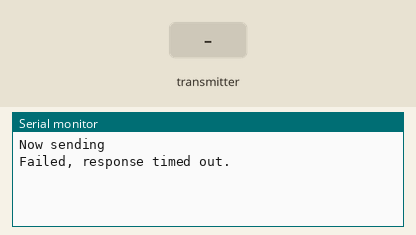
Recording of a sketch running on a simulated Arduino Uno, built with avr-gcc and run on an emulated ATmega328P. Parts: the last lines printed to the serial monitor. The test bench sets the inputs (shaded band). No radio packets arrive unless stated.

Above: at 1.2 s.
1.3 s: the transmitter starts sending response = 0
At 2.1 s:
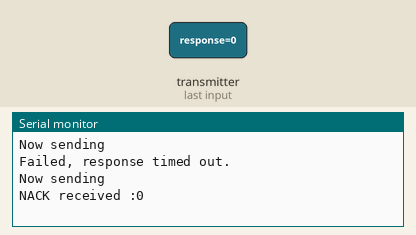
3.8 s: the transmitter starts sending response = 256
At 4.9 s:
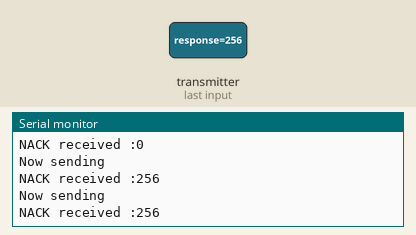

Measured:
- after the input at 1.3 s, the serial monitor: prints a new line at once (image 1)
- after the input at 3.8 s, the serial monitor: prints a new line after 0.57 s (image 2)

The sketch:

kasif-remote.ino
```cpp
#include <SPI.h>
#include "RF24.h"

/* Hardware configuration: Set up nRF24L01 radio on SPI bus plus pins 7 & 8 */
RF24 radio(7, 8);
/**********************************************************/

byte addresses[][6] = {"1Node", "2Node"};

enum Commands {
  FORWARD=8,
  BACKWARD=2,
  LEFT=4,
  RIGHT=6,
  CLAW_FW=18,
  CLAW_BW=12,
  WRIST_FW=28,
  WRIST_BW=22,
  ELBOW_FW=38,
  ELBOW_BW=32,
  RIM_FW=48,
  RIM_BW=42
};

void setup() {
  Serial.begin(9600);

  radio.begin();

  // Set the PA Level low to prevent power supply related issues since this is a
  // getting_started sketch, and the likelihood of close proximity of the devices. RF24_PA_MAX is default.
  radio.setPALevel(RF24_PA_LOW);

  // Open a writing and reading pipe on each radio, with opposite addresses

  radio.openWritingPipe(addresses[1]);
  radio.openReadingPipe(1, addresses[0]);


  // Start the radio listening for data
  radio.startListening();
}


void loop() {
  sendCommand(FORWARD);

  delay(1000);
  sendCommand(BACKWARD);

  delay(1000);
  sendCommand(99);
}

void sendCommand(int command) {
  radio.stopListening();

  Serial.println(F("Now sending"));

  if (!radio.write( &command, sizeof(int) )) {
    Serial.println(F("failed"));
  }

  radio.startListening();                                    // Now, continue listening

  unsigned long started_waiting_at = micros();               // Set up a timeout period, get the current microseconds
  boolean timeout = false;                                   // Set up a variable to indicate if a response was received or not

  while ( ! radio.available() ) {                            // While nothing is received
    if (micros() - started_waiting_at > 200000 ) {           // If waited longer than 200ms, indicate timeout and exit while loop
      timeout = true;
      break;
    }
  }

  if ( timeout ) {                                            // Describe the results
    Serial.println(F("Failed, response timed out."));
  } else {
    int response;                                 // Grab the response, compare, and send to debugging spew
    radio.read( &response, sizeof(int) );

    if (command == response) {
      Serial.print(F("Ack received : "));
      Serial.println(response);
    } else {
      Serial.print(F("NACK received :"));
      Serial.println(response);
    }
  }
}
```
